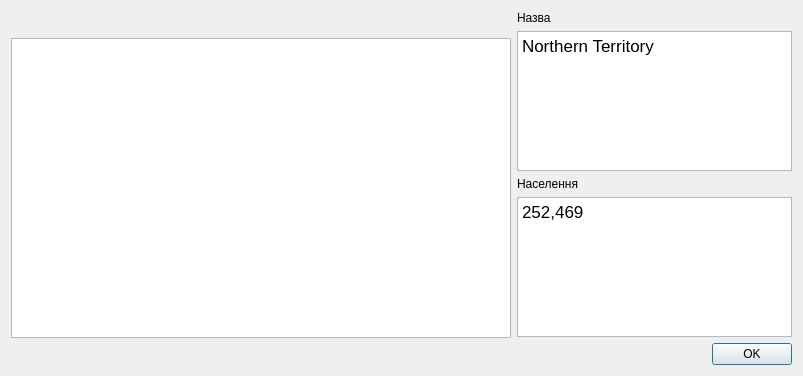
<?xml version="1.0" encoding="UTF-8"?>
<ui version="4.0">
 <class>North</class>
 <widget class="QDialog" name="North">
  <property name="geometry">
   <rect>
    <x>0</x>
    <y>0</y>
    <width>803</width>
    <height>376</height>
   </rect>
  </property>
  <property name="windowTitle">
   <string>Dialog</string>
  </property>
  <layout class="QHBoxLayout" name="horizontalLayout">
   <item>
    <widget class="QTextBrowser" name="textBrowser_3">
     <property name="minimumSize">
      <size>
       <width>500</width>
       <height>0</height>
      </size>
     </property>
     <property name="maximumSize">
      <size>
       <width>16777215</width>
       <height>300</height>
      </size>
     </property>
     <property name="styleSheet">
      <string notr="true">border-image: url(&quot;:/images/north.png&quot;) 0 0 0 0 stretch stretch;
</string>
     </property>
    </widget>
   </item>
   <item>
    <layout class="QVBoxLayout" name="verticalLayout">
     <item>
      <widget class="QLabel" name="label">
       <property name="text">
        <string>Назва</string>
       </property>
      </widget>
     </item>
     <item>
      <widget class="QTextBrowser" name="textBrowser">
       <property name="html">
        <string>&lt;!DOCTYPE HTML PUBLIC &quot;-//W3C//DTD HTML 4.0//EN&quot; &quot;http://www.w3.org/TR/REC-html40/strict.dtd&quot;&gt;
&lt;html&gt;&lt;head&gt;&lt;meta name=&quot;qrichtext&quot; content=&quot;1&quot; /&gt;&lt;meta charset=&quot;utf-8&quot; /&gt;&lt;style type=&quot;text/css&quot;&gt;
p, li { white-space: pre-wrap; }
hr { height: 1px; border-width: 0; }
li.unchecked::marker { content: &quot;\2610&quot;; }
li.checked::marker { content: &quot;\2612&quot;; }
&lt;/style&gt;&lt;/head&gt;&lt;body style=&quot; font-family:'.AppleSystemUIFont'; font-size:13pt; font-weight:400; font-style:normal;&quot;&gt;
&lt;p style=&quot; margin-top:0px; margin-bottom:0px; margin-left:0px; margin-right:0px; -qt-block-indent:0; text-indent:0px;&quot;&gt;Northern Territory&lt;/p&gt;&lt;/body&gt;&lt;/html&gt;</string>
       </property>
      </widget>
     </item>
     <item>
      <widget class="QLabel" name="label_2">
       <property name="text">
        <string>Населення</string>
       </property>
      </widget>
     </item>
     <item>
      <widget class="QTextBrowser" name="textBrowser_2">
       <property name="html">
        <string>&lt;!DOCTYPE HTML PUBLIC &quot;-//W3C//DTD HTML 4.0//EN&quot; &quot;http://www.w3.org/TR/REC-html40/strict.dtd&quot;&gt;
&lt;html&gt;&lt;head&gt;&lt;meta name=&quot;qrichtext&quot; content=&quot;1&quot; /&gt;&lt;meta charset=&quot;utf-8&quot; /&gt;&lt;style type=&quot;text/css&quot;&gt;
p, li { white-space: pre-wrap; }
hr { height: 1px; border-width: 0; }
li.unchecked::marker { content: &quot;\2610&quot;; }
li.checked::marker { content: &quot;\2612&quot;; }
&lt;/style&gt;&lt;/head&gt;&lt;body style=&quot; font-family:'.AppleSystemUIFont'; font-size:13pt; font-weight:400; font-style:normal;&quot;&gt;
&lt;p style=&quot; margin-top:0px; margin-bottom:0px; margin-left:0px; margin-right:0px; -qt-block-indent:0; text-indent:0px;&quot;&gt;252,469&lt;/p&gt;&lt;/body&gt;&lt;/html&gt;</string>
       </property>
      </widget>
     </item>
     <item>
      <widget class="QDialogButtonBox" name="buttonBox">
       <property name="orientation">
        <enum>Qt::Horizontal</enum>
       </property>
       <property name="standardButtons">
        <set>QDialogButtonBox::Ok</set>
       </property>
      </widget>
     </item>
    </layout>
   </item>
  </layout>
 </widget>
 <resources/>
 <connections>
  <connection>
   <sender>buttonBox</sender>
   <signal>accepted()</signal>
   <receiver>North</receiver>
   <slot>accept()</slot>
   <hints>
    <hint type="sourcelabel">
     <x>248</x>
     <y>254</y>
    </hint>
    <hint type="destinationlabel">
     <x>157</x>
     <y>274</y>
    </hint>
   </hints>
  </connection>
  <connection>
   <sender>buttonBox</sender>
   <signal>rejected()</signal>
   <receiver>North</receiver>
   <slot>reject()</slot>
   <hints>
    <hint type="sourcelabel">
     <x>316</x>
     <y>260</y>
    </hint>
    <hint type="destinationlabel">
     <x>286</x>
     <y>274</y>
    </hint>
   </hints>
  </connection>
 </connections>
</ui>
